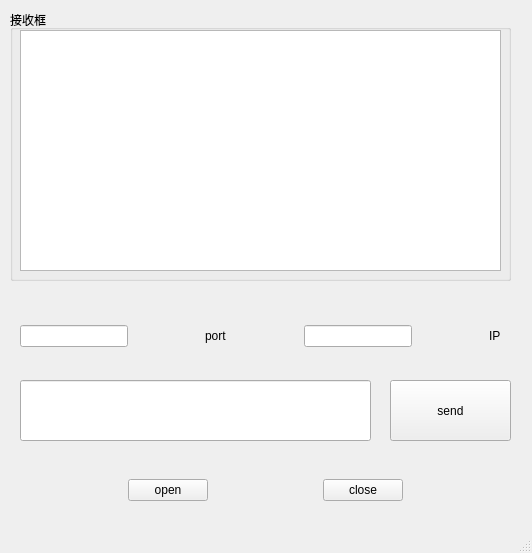
<?xml version="1.0" encoding="UTF-8"?>
<ui version="4.0">
 <class>MainWindow</class>
 <widget class="QMainWindow" name="MainWindow">
  <property name="geometry">
   <rect>
    <x>0</x>
    <y>0</y>
    <width>532</width>
    <height>553</height>
   </rect>
  </property>
  <property name="windowTitle">
   <string>MainWindow</string>
  </property>
  <widget class="QWidget" name="centralwidget">
   <widget class="QGroupBox" name="groupBox">
    <property name="geometry">
     <rect>
      <x>10</x>
      <y>10</y>
      <width>501</width>
      <height>271</height>
     </rect>
    </property>
    <property name="title">
     <string>接收框</string>
    </property>
    <widget class="QPlainTextEdit" name="reviceTextEdit">
     <property name="geometry">
      <rect>
       <x>10</x>
       <y>20</y>
       <width>481</width>
       <height>241</height>
      </rect>
     </property>
    </widget>
   </widget>
   <widget class="QLineEdit" name="sendEdit">
    <property name="geometry">
     <rect>
      <x>20</x>
      <y>380</y>
      <width>351</width>
      <height>61</height>
     </rect>
    </property>
   </widget>
   <widget class="QPushButton" name="sendButton">
    <property name="geometry">
     <rect>
      <x>390</x>
      <y>380</y>
      <width>121</width>
      <height>61</height>
     </rect>
    </property>
    <property name="text">
     <string>send</string>
    </property>
   </widget>
   <widget class="QWidget" name="widget" native="true">
    <property name="geometry">
     <rect>
      <x>20</x>
      <y>460</y>
      <width>491</width>
      <height>61</height>
     </rect>
    </property>
    <layout class="QHBoxLayout" name="horizontalLayout">
     <item>
      <spacer name="horizontalSpacer">
       <property name="orientation">
        <enum>Qt::Horizontal</enum>
       </property>
       <property name="sizeHint" stdset="0">
        <size>
         <width>40</width>
         <height>20</height>
        </size>
       </property>
      </spacer>
     </item>
     <item>
      <widget class="QPushButton" name="openButton">
       <property name="text">
        <string>open</string>
       </property>
      </widget>
     </item>
     <item>
      <spacer name="horizontalSpacer_2">
       <property name="orientation">
        <enum>Qt::Horizontal</enum>
       </property>
       <property name="sizeHint" stdset="0">
        <size>
         <width>40</width>
         <height>20</height>
        </size>
       </property>
      </spacer>
     </item>
     <item>
      <widget class="QPushButton" name="closeButton">
       <property name="text">
        <string>close</string>
       </property>
      </widget>
     </item>
     <item>
      <spacer name="horizontalSpacer_3">
       <property name="orientation">
        <enum>Qt::Horizontal</enum>
       </property>
       <property name="sizeHint" stdset="0">
        <size>
         <width>40</width>
         <height>20</height>
        </size>
       </property>
      </spacer>
     </item>
    </layout>
   </widget>
   <widget class="QWidget" name="">
    <property name="geometry">
     <rect>
      <x>20</x>
      <y>310</y>
      <width>481</width>
      <height>53</height>
     </rect>
    </property>
    <layout class="QGridLayout" name="gridLayout">
     <item row="0" column="8">
      <widget class="QLabel" name="label_2">
       <property name="text">
        <string>IP</string>
       </property>
      </widget>
     </item>
     <item row="0" column="4">
      <spacer name="horizontalSpacer_6">
       <property name="orientation">
        <enum>Qt::Horizontal</enum>
       </property>
       <property name="sizeHint" stdset="0">
        <size>
         <width>40</width>
         <height>20</height>
        </size>
       </property>
      </spacer>
     </item>
     <item row="0" column="7">
      <spacer name="horizontalSpacer_5">
       <property name="orientation">
        <enum>Qt::Horizontal</enum>
       </property>
       <property name="sizeHint" stdset="0">
        <size>
         <width>40</width>
         <height>20</height>
        </size>
       </property>
      </spacer>
     </item>
     <item row="0" column="0">
      <widget class="QLineEdit" name="portEdit"/>
     </item>
     <item row="0" column="2">
      <spacer name="horizontalSpacer_4">
       <property name="orientation">
        <enum>Qt::Horizontal</enum>
       </property>
       <property name="sizeHint" stdset="0">
        <size>
         <width>40</width>
         <height>20</height>
        </size>
       </property>
      </spacer>
     </item>
     <item row="0" column="5">
      <widget class="QLineEdit" name="ipEdit"/>
     </item>
     <item row="0" column="3">
      <widget class="QLabel" name="label">
       <property name="text">
        <string>port</string>
       </property>
      </widget>
     </item>
    </layout>
   </widget>
  </widget>
  <widget class="QMenuBar" name="menubar">
   <property name="geometry">
    <rect>
     <x>0</x>
     <y>0</y>
     <width>532</width>
     <height>26</height>
    </rect>
   </property>
  </widget>
  <widget class="QStatusBar" name="statusbar"/>
 </widget>
 <resources/>
 <connections/>
</ui>
